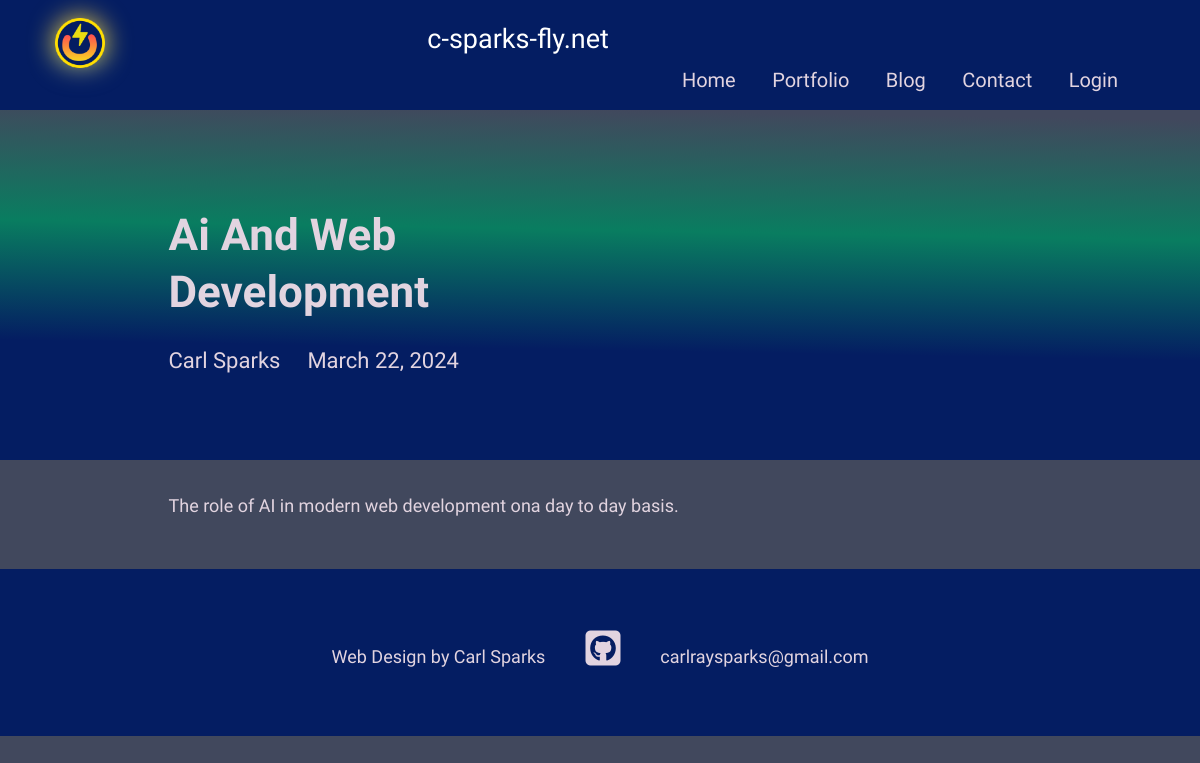
The app's page /blog/ai-and-web-development, older data.
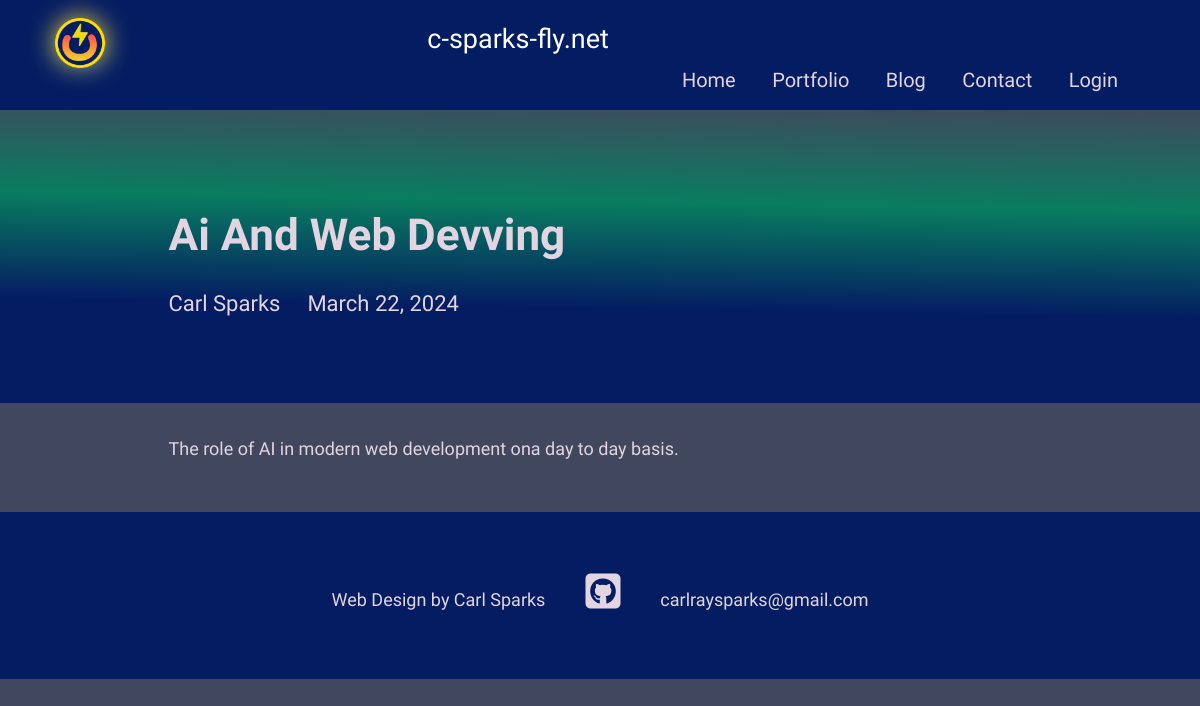
The same page, newer data.
### main/models.py (models this page shows, shortened)
class Blog(models.Model):
    class Meta:
        ordering = ["-timestamp"]
    timestamp = models.DateTimeField(default=timezone.now)
    author = models.CharField(max_length=200, blank=True, null=True)
    name = models.CharField(max_length=200, blank=True, null=True)
    description = models.CharField(max_length=500, blank=True, null=True)
    body = SummernoteTextField(blank=True, null=True)
    slug = models.SlugField(null=True, blank=True)
    image = models.ImageField(upload_to='dir_on_cloudinary', blank=True)
    is_active = models.BooleanField(default=True)

### main/views.py (the view)
# urls.py: path('blog/<slug:slug>', views.BlogDetailView.as_view(), name="blog"),
class BlogDetailView(DetailView):
    model = Blog
    template_name = "main/blog-detail.html"
    def get_queryset(self):
        return Blog.objects.filter(slug=self.kwargs['slug'], is_active=True)
    def get_object(self):
        queryset = self.get_queryset()
        obj = get_object_or_404(queryset)
        return obj

### portfolio/context_processors.py (called while the page is built)
def project_context(request):
    context = {
        'me': User.objects.first(),
    }
    return context

### main/templates/main/blog-detail.html (shortened to what this page needs)
{% extends 'main/base.html' %}
{% load static %}
{% block content %}
<section>
  <div class="innerPageBannerCol weather-card">
    <div class="container mt-4">
      <div class="row g-4 g-md-3  align-items-center">
        <div class="col-md-6">
          <div class="bannerContent">
            <h1 class="xlTitle pb-md-3">{{object.name|title}}</h1>
          </div>
        </div>
      </div>
      <div class="row">
        <div class="col-md-auto">
          <div class="authorCol">
            <h4 class="smTitle pb-3">{{object.author|title}}</h4>
          </div>
        </div>
        <div class="col-md">
          <h4 class="smTitle pb-3">{{object.timestamp.date}}</h4>
        </div>
      </div>
    </div>
  </div>
</section>
<section>
  <div class="sectionSpaceSm">
    <div class="container">
      {{object.body|safe}}
    </div>
  </div>
</section>
{% endblock %}

### main/templates/main/base.html (shortened to what this page needs)
{% load static %}
<!doctype html>
<html lang="en">
  <head>
    <link href="https://cdn.jsdelivr.net/npm/bootstrap@5.3.3/dist/css/bootstrap.min.css" rel="stylesheet">
    <link rel="stylesheet" href="https://unpkg.com/swiper/swiper-bundle.min.css">
    <link href="{% static 'css/style.css' %}" rel="stylesheet">
  </head>
  <body>
    {% include 'main/partials/nav.html' %}
    {% block content %}
    {% endblock %}
    {% include 'main/partials/footer.html' %}
  </body>
</html>

### main/templates/main/partials/nav.html (shortened to what this page needs)
{% load static %}
<header>
    <div class="headerCol">
    <div class="container-fluid">
        <div class="row align-items-center">
        <div class="col">
            <div class="col logoCol solar-card"><a href="{% url 'main:home' %}"><img src="{% static 'images/logo-mini.png' %}" alt="..."></a>
        </div>
        </div>
        <div class="col-8 offset-2  lg-4 media-flex"><h4 style="color:rgb(255, 255, 255)">c-sparks-fly.net</h4> </div>
        <div class="row pr-3">
        <div class="col">
            <div class="navCollapseCol">
            <div class="navCol">
                <ul>
                <li><a href="{%url 'main:home'%}">Home</a></li>
                <li><a href="{%url 'main:portfolios' %}">Portfolio</a></li>
                <li><a href="{% url 'main:blogs' %}">Blog</a></li>
                <li><a href="{%url 'main:contact'%}">Contact</a></li>
                {% if user.is_authenticated %}
                    {% if user.is_superuser %}
                        <li class="nav-item">
                            <a href="{% url 'main:dashboard' %}" class="nav-link">Dashboard</a>
                        </li>
                        <li class="nav-item">
                            <form action="{% url 'logout' %}" method="post" id="logout-form">
                                {% csrf_token %}
                                <a href="#" class="nav-link" onclick="document.getElementById('logout-form').submit();">Logout</a>
                            </form>
                        </li>
                    {% else %}
                    <li class="nav-item">
                        <form action="{% url 'logout' %}" method="post" id="logout-form">
                            {% csrf_token %}
                            <a href="#" class="nav-link" onclick="document.getElementById('logout-form').submit();">Logout</a>
                        </form>
                    </li>
                    {% endif %}
                {% else %}
                    <li class="nav-item">
                        <a href="{% url 'login' %}" class="nav-link">Login</a>
                    </li>
                {% endif %}
                </ul>
            </div>
            </div>
        </div>
        </div>
        </div>
    </div>
    </div>
</header>

### main/templates/main/partials/footer.html
{% load static %}
<footer>
    <div class="footerCol">
    <div class="container">
        <div class="row p-2">
        <ul class="col socialCol">
        <li><h6>Web Design by Carl Sparks</h6></li>
        <li><a href="https://github.com/Sparkeeee"><i id="github" class="fa-brands fa-square-github" alt="..."></i></a></li>
        <li><h6></h6><span class=""> <a href="mailto:carlraysparks@gmail.com">carlraysparks@gmail.com</a></span></h6></li>
        </ul>
    </div>
    </div>
    </div>
</footer>

### static/css/style.css (style rules this page uses)
:root { --primaryColor: #9C07B6; --primaryDarkColor: #3D0048; --primaryHoverColor: #900AA8; --secondaryColor: #097d60; --baseColor: #041d62; --contentColor: #e3f4f5; --terminalColor: #41485d ; --baseFont: "MuseoModerno", sans-serif; --titleFont: "Audiowide", sans-serif; --contentFont: "Electrolize", sans-serif; --regular: 400; --medium: 500; --bold: 700; --black: 900; --lightBg: #e2d4e0; --lighterBg: #6d7273; --weather-1: #094b44; --weather-2: #134a43; --weather-3: #103d51; --weather-4: #2e3a51; --weather-5: #41485d ; --solar-1: #f1f69a; --solar-2: #f8e624; --solar-3: #fac85c; font-size:18px; }
html { scroll-behavior: smooth; }
body { font-family: var(--contentFont); color: var(--lightBg); line-height: normal; background-color: var(--terminalColor); }
.weather-card { width: 100vw; background-color: var(--secondaryColor); inset: 0; background: linear-gradient( var(--gradient-angle), var(--baseColor), var(--baseColor), var(--secondaryColor), var(--weather-5), var(--weather-5)); animation: rotation 20s linear infinite; }
.weather-card::after { filter: blur(2.5rem); }
.solar-card { aspect-ratio: 1/1; width: 2.8rem; position: relative; background-color: var(--baseColor); border-radius: 50%; }
.solar-card::before, .solar-card::after { content: ""; position: absolute; inset: 0; z-index: -1; background: linear-gradient( var(--gradient-angle), var(--baseColor), var(--solar-1), var(--solar-2), var(--solar-3), var(--solar-2)); border-radius: 50%; animation: rotation 0.1s linear infinite; }
.solar-card::after { filter: blur(0.75rem); }
ul { margin: 0; padding: 0; list-style-type: none; }
img { max-width: 100%; }
a { color: inherit; }
a, .btn { -webkit-transition: all 300ms ease-in-out 0s; -o-transition: all 300ms ease-in-out 0s; transition: all 300ms ease-in-out 0s; text-decoration: none; }
.xlTitle { font-size: 44px; line-height: 1.3; font-weight: var(--bold); font-family: var(--titleFont) }
.smTitle { font-size: 22px; line-height: normal; font-weight: var(--regular); font-family: var(--titleFont) }
.headerCol { background-color: var(--baseColor); overflow: none; font-family:var(--baseFont); padding: 18px 0; z-index: 99; -webkit-transition: all 300ms ease-in-out 0s; -o-transition: all 300ms ease-in-out 0s; transition: all 300ms ease-in-out 0s; position: fixed; z-index: 99; left: 0; right: 0; top: 0; }
.navCol { text-align: right; }
.navCol a { font-size: 20px; color: var(--lightBg); font-weight: var(--medium); display: inline-block; }
.navCol a::before { content: ""; position: absolute; left: 50%; right: 50%; bottom: 0; height: 2px; border-radius: 2px; background-color: var(--primaryColor); -webkit-transition: all 500ms ease-in-out 0s; -o-transition: all 500ms ease-in-out 0s; transition: all 500ms ease-in-out 0s; opacity: 0; }
.navCol li { display: inline-block; }
.navCol li + li { padding-left: 32px; }
.sectionSpaceSm { padding: 35px 0; }
footer { color: var(--lightBg); background-color: var(--baseColor); font-family:var(--baseFont); }
footer a { color: inherit; }
.footerCol { padding: 50px 0; text-align: center; }
.socialCol li { display: inline-block; }
.socialCol li + li { padding-left: 35px; }
#github { width: 36px; font-size: 40px; }
.innerPageBannerCol { padding: 180px 0 60px; }
@media (min-width:992px) { .container, .container-lg, .container-md, .container-sm, .container-xl, .container-xxl { max-width: 890px; } }
@media (min-width:992px) { .headerCol .container-fluid { padding-left: 30px; padding-right: 30px; } }
@media (min-width:1200px) { .headerCol .container-fluid { padding-left: 55px; padding-right: 55px; } }

Row changes from the older to the newer data that the page shows:
changed Blog "Carl Sparks": name "Ai And Web Development" → "Ai And Web Devving"
